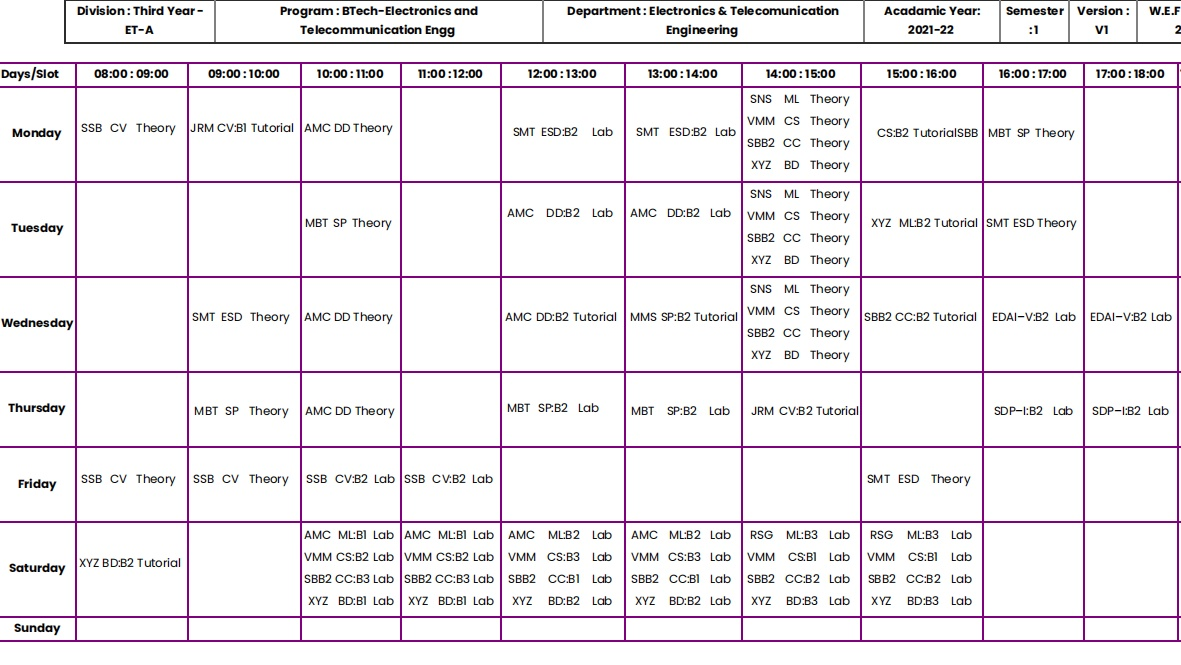
#> input picture DataToWorkWith/nasa.jpg, 1181 x 665 px, found by its file name
$ jupyter execute GeometricTransformations.ipynb
#> lines starting #> are read from the running program, lines starting #| are printed output that depends on the picture
# Menu driven program for implementation of geometric transformations on images. (User interactive)

    Name : Shreyash Bhatkar
    Roll no.48
    ETA-Batch2

### os- operating system library.
### matplotlib- For Matplotlib (Used fot Plotting and Visualization)
### numpy- For Numpy (Used for Scientific Computing)

[cell 1]
import cv2
import numpy as np
from goto import with_goto
from matplotlib import pyplot as plt

[cell 2]
img_original = cv2.imread('C:/Users/SHREYASH S BHATKAR/Desktop/CV/nasa.jpg')
#> img_original is the input picture: shape (665, 1181, 3); mean B, G, R 239.2, 235, 239.3
#> the answer given: 1
cv2.imshow('original Image',img_original)
cv2.waitKey(0)
cv2.destroyAllWindows()

img = img_original.copy()

#### taking an input image and saving it in a variable.

### This is the default case when user puts unbounded input this gets executed.

[cell 3]
def default():
    return "Incorrect Input"

### 1 . Translation

### We use warpAffine to transform the image using the matrix
### cv2.warpPerspective : takes (3x3) transformation matrix as input.
### cv2.warpAffine : takes a (2x3) transformation matrix as input. .

[cell 4]
def trans():

    img = cv2.imread('C:/Users/SHREYASH S BHATKAR/Desktop/CV/nasa.jpg')
    rows,cols = img.shape[:2]
#> rows = 665; cols = 1181

    t_x=int(input(print("Enter the translation in x axis")))
#> the answer given: 3
    t_y=int(input(print("Enter the translation in y axis")))
#> the answer given: 3

    M = np.float32([[1,0,t_x],[0,1,t_y]])
    tran = cv2.warpAffine(img,M,(cols,rows))
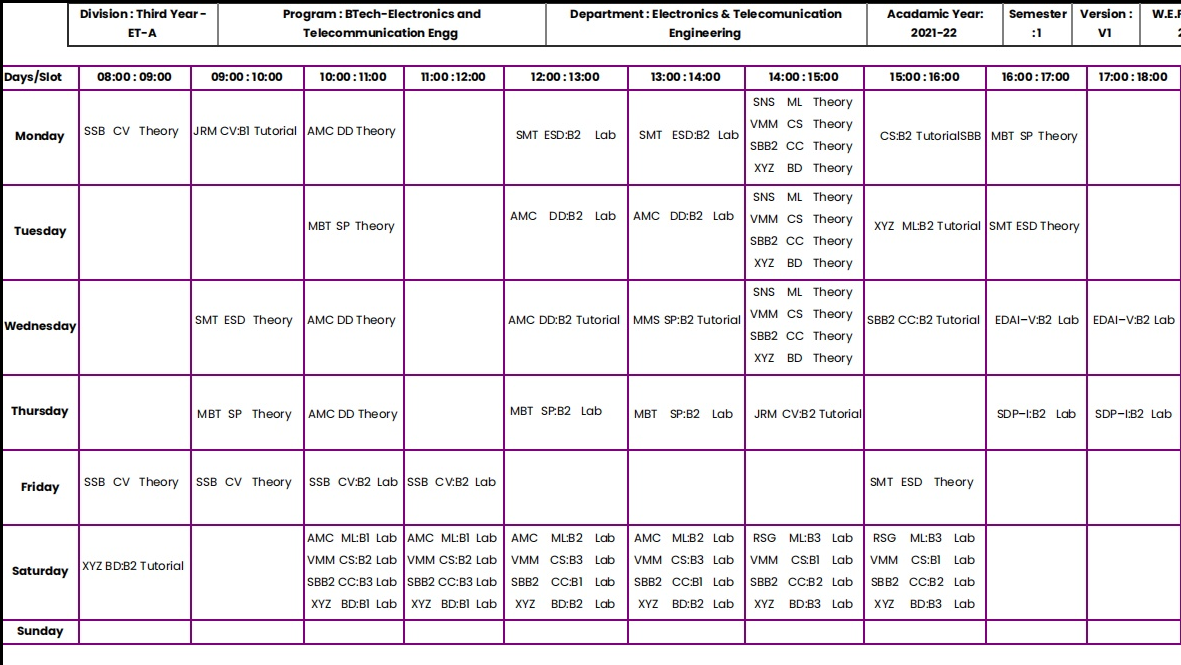
#> tran: shape (665, 1181, 3); mean B, G, R 237.5, 233.4, 237.6

    return tran

### 2 . Rotation

>For transformation matrix, OpenCV provides a function, cv2.getRotationMatrix2D.

>Parameters of getRmat func:

>center	Center of the rotation in the source image.

>angle	Rotation angle in degrees. Positive values mean counter-clockwise rotation (the coordinate origin is assumed to be the top-left corner).

>scale	Isotropic scale factor.

> cv2.getRotationMatrix2D ( center , angle , scaling factor)

[cell 5]
# [9 lines left out: function rot, not called in this run]

### 3 . Scaling:

* Scaling is just resizing of the image.
* fx & fy are scale factors along x and y
> Interpolation methods:
>    * cv2.INTER_NEAREST - nearest neighbour interpolation
>    * cv2.INTER_CUBIC - bicubic interpolation method uses 4 x 4 nearest neighbours
>    * cv2.INTER_LINEAR - bilinear interpolation mthod uses 4 nearest neighbours

[cell 6]
# [7 lines left out: function scale, not called in this run]

### 4 . Cropping

[cell 7]
# [12 lines left out: function crop, not called in this run]

### 5 . Shearing

[cell 8]
# [18 lines left out: function shear, not called in this run]

### 6 . Flipping

[cell 9]
# [11 lines left out: function flip, not called in this run]

### 7 . Driver code

[cell 10]
while True:
    print("\tMenu:\n\
           1. Translation \n\
           2. Rotation \n\
           3. Scaling \n\
           4. Cropping \n\
           5. Shearing \n\
           6. Flipping \n\
           0. Exit\n")

    c = int(input(print("Enter your choice")))
#> the answer given: 1

    if c == 1:
        final_img=trans()
#> the answer given: 3
#> the answer given: 3
